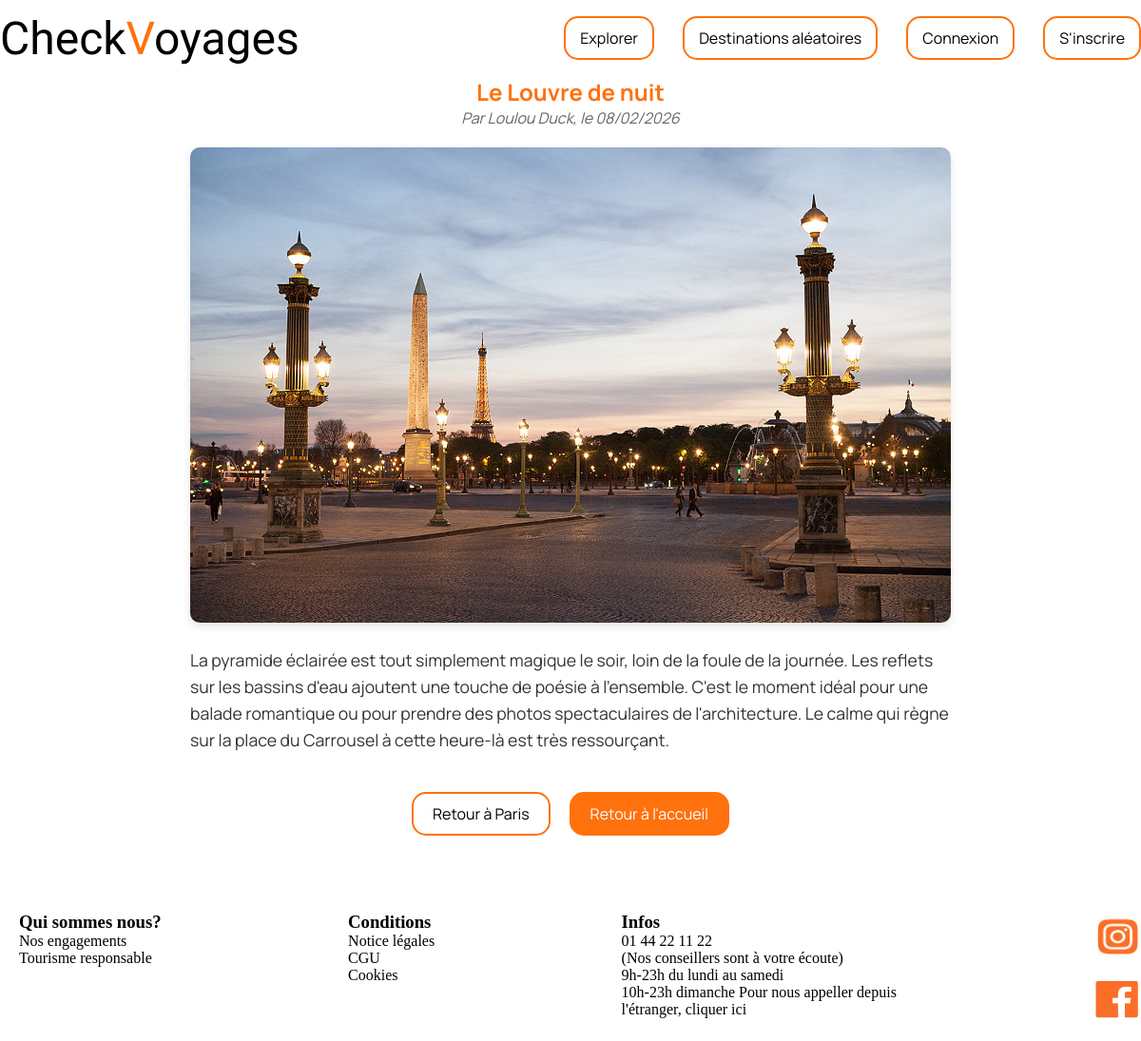
The page /article.php?id=6 on the database its author committed.
### tables this page shows
CREATE TABLE IF NOT EXISTS article(
	id_article INT PRIMARY KEY AUTO_INCREMENT NOT NULL,
    title VARCHAR(100) NOT NULL,
    thumbnail VARCHAR(255),
    content TEXT NOT NULL,
    creation_date DATETIME NOT NULL,
    id_user INT, 
    id_destination INT NOT NULL 
);

CREATE TABLE IF NOT EXISTS `user`(
	id_user INT PRIMARY KEY AUTO_INCREMENT NOT NULL,
    lastname VARCHAR(50) NOT NULL,
    firstname VARCHAR(50) NOT NULL,
    thumbnail VARCHAR(255),
    psswrd VARCHAR(100) NOT NULL,
    email VARCHAR(50) NOT NULL UNIQUE,
    login VARCHAR(50) NOT NULL UNIQUE
);

CREATE TABLE IF NOT EXISTS destination(
	id_destination INT PRIMARY KEY AUTO_INCREMENT NOT NULL,
    id_destinationGroup INT NOT NULL,
    title VARCHAR(100) NOT NULL UNIQUE,
    content TEXT NOT NULL,
    thumbnail VARCHAR(255),
    publication_date DATETIME NOT NULL
);

### Model/ArticleModel.php (called while the page is built, shortened)
<?php
class Article {
    private ?int $id_article;
    private ?PDO $bdd;
    public function __construct(?PDO $bdd) {
        $this->bdd = $bdd;
    }
    public function getIdArticle(): ?int {
        return $this->id_article;
    }
    public function setIdArticle(?int $id_article): Article {
        $this->id_article = $id_article;
        return $this;
    }
    public function getBDD(): ?PDO {
        return $this->bdd;
    }
    public function readArticleById(): array {
        try {
            $query = $this->getBDD()->prepare('
                SELECT a.id_article, a.title, a.content, a.thumbnail, a.creation_date, a.id_user, a.id_destination,
                       u.firstname, u.lastname, d.title as destination_title
                FROM article a
                LEFT JOIN user u ON a.id_user = u.id_user
                JOIN destination d ON a.id_destination = d.id_destination
                WHERE a.id_article = ?
            ');
            $id = $this->getIdArticle();
            $query->bindParam(1, $id, PDO::PARAM_INT);
            $query->execute();
            return $query->fetch(PDO::FETCH_ASSOC) ?: [];
        } catch (Exception $error) {
            die($error->getMessage());
        }
    }
}
?>

### View/view_article.php (the view)
<?php
class ArticleView {
    public function renderArticle(array $article): string {
        $title = $article['title'];
        $content = nl2br($article['content']);
        $thumbnail = $article['thumbnail'];
        $date = date('d/m/Y', strtotime($article['creation_date']));
        $author = (!empty($article['firstname']) || !empty($article['lastname']))
            ? $article['firstname'] . ' ' . $article['lastname']
            : "Auteur inconnu";
        $destId = $article['id_destination'];
        $destTitle = $article['destination_title'];
            $imageHtml = "";
            if (!empty($thumbnail)) {
                $imageHtml = "
                <div style='text-align: center; margin: 20px 0;'>
                    <img src='images/$thumbnail' alt='$title' style='max-width: 100%; border-radius: 10px; box-shadow: 0 4px 10px rgba(0,0,0,0.1);'>
                </div>";
            }
            return "
            <article style='max-width: 800px; margin: 20px auto; font-family: \"Manrope\", sans-serif; padding: 0 20px;'>
                <h1 style='color: rgb(255 113 12); text-align: center;'>$title</h1>
                <p style='text-align: center; color: #666; font-style: italic;'>
                    Par $author, le $date
                </p>
                $imageHtml
                <div style='line-height: 1.6; font-size: 1.1rem; color: #333;'>
                    $content
                </div>
                <div style='margin-top: 40px; text-align: center; display: flex; justify-content: center; gap: 20px;'>
                    <a href='destination.php?id=$destId' style='text-decoration: none; color: black; border: solid 2px rgb(255 113 12); border-radius: 15px; padding: 10px 20px;'>Retour à $destTitle</a>
                    <a href='index.php' style='text-decoration: none; color: white; background-color: rgb(255 113 12); border: solid 2px rgb(255 113 12); border-radius: 15px; padding: 10px 20px;'>Retour à l'accueil</a>
                </div>
            </article>
            ";
    }
}

### src/style/style-index.css (style rules this page uses)
* { margin: 0; padding: 0; }
html { scroll-behavior: smooth; }
.container-footer p { max-width: 300px; }
.icons-social img { object-fit: cover; max-width:50px; height: 50px; }
.icons-social { display: flex; flex-direction: column; gap: 1rem; }

### rows shown on the page
article: title "Le Louvre de nuit", id_user.lastname "Loulou Duck", creation_date "08/02/2026", thumbnail (picture), content "La pyramide éclairée est tout simplement magique le soir, loin de la foule de la journée. Les reflets sur les bassins d'eau ajoutent une touche de poésie à l'ensemble. C'est le moment idéal pour une balade romantique ou pour prendre des photos spectaculaires de l'architecture. Le calme qui règne sur la place du Carrousel à cette heure-là est très ressourçant.", id_destination.title "Paris"

### other values the page prints
$this->getWhoAreWe() "Qui sommes nous? Nos engagements Tourisme responsable"
$this->getConditions() "Conditions Notice légales CGU Cookies"
$this->getInfos() "Infos 01 44 22 11 22 (Nos conseillers sont à votre écoute) 9h-23h du lundi au samedi 10h-23h dimanche Pour nous appeller depuis l'étranger, cliquer ici"
